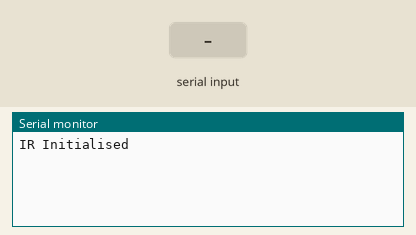
The sketch below on a simulated Arduino Uno, built with avr-gcc and run on an emulated ATmega328P. Shown: the last lines printed to the serial monitor. The inputs (shaded band) are chosen by the test bench.

Above: at 1.2 s.
1.3 s: "on\n" received over Serial
At 1.8 s:
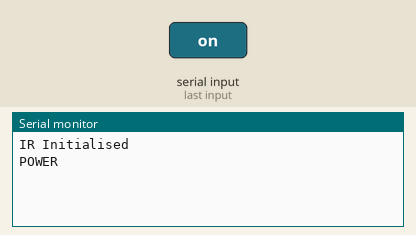
2.8 s: "led\n" received over Serial
At 4.0 s:
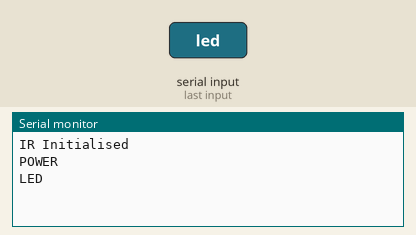
4.3 s: "1\n" received over Serial
At 5.3 s:
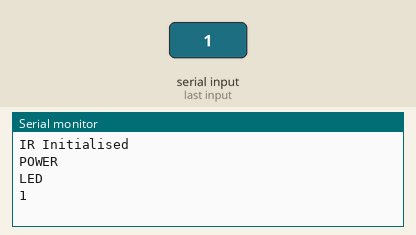

The sketch:

Arduino_IR_Remote.ino
```cpp
#include <IRremote.h>

const int IR_PIN =4 ;

IRsend irsend;

void setup() {
  Serial.begin(9600);
  irsend.begin(IR_PIN);
  Serial.println("IR Initialised");
}

void loop() {
  if(Serial.available()){
  String a= Serial.readStringUntil('\n');
  a.trim();


  if(a=="on" || a=="off"){

  Serial.println("POWER");
  irsend.sendNEC(0x20DC0AF5, 32);
  delay(300);
  }

 else if (a=="led"){
  Serial.println("LED");
  irsend.sendNEC(0x20DCBA45, 32);
  delay(300);
 }


  else if (a=="1"){

  Serial.println("1");
  irsend.sendNEC(0x20DCCA35, 32);
  delay(300);
  }

  else if (a=="2"){
  Serial.println("2");
  irsend.sendNEC(0x20DC2AD5, 32);
  delay(300);
  }

  else if(a=="3"){
  Serial.println("3");
  irsend.sendNEC(0x20DCAA55, 32);
  delay(300);
  }

  else if(a=="4"){
  Serial.println("4");
  irsend.sendNEC(0x20DC6A95, 32);
  delay(300);
  }

  else if(a=="5"){
  Serial.println("5");
  irsend.sendNEC(0x20DC1AE5, 32);
  delay(300);
  }
  }
}
```

Measured:
- after the input at 1.3 s, the serial monitor: prints a new line at once (image 1)
- after the input at 2.8 s, the serial monitor: prints a new line at once (image 2)
- after the input at 4.3 s, the serial monitor: prints a new line at once (image 3)
